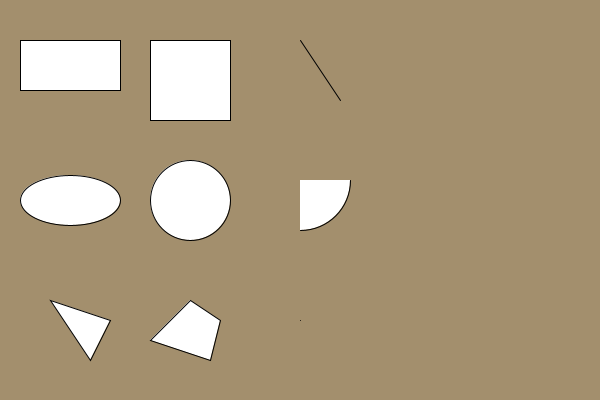
Frame 1 (no input)
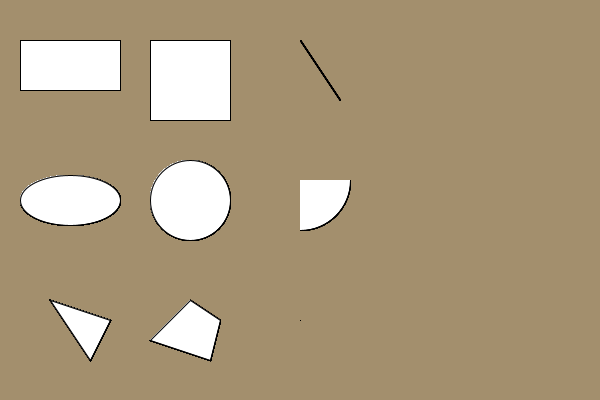
Frame 60 (the mouse pressed at the canvas centre just before this capture)
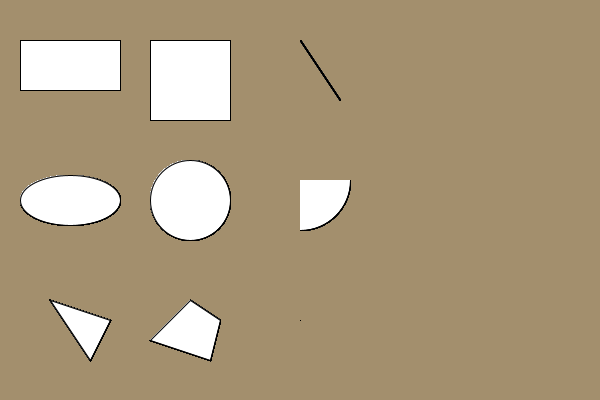
Frame 120 (the mouse held since frame 60 and released just before this capture)

The Processing sketch that drew these frames (run headless with seeded random() and noise(); from frame 60 on, the mouse is pressed at the canvas centre):

// Processing sketch: primitives1
// ── primitives1.pde
void setup() { 
   size(600, 400);
   background(163, 143, 109);
}  

void draw() {
   rect(20, 40, 100, 50);
   rect(150, 40, 80, 80);
   ellipse(70, 200, 100, 50);
   ellipse(190, 200, 80, 80);
   arc(300, 180, 100, 100, radians(0), radians(90));
   triangle(50, 300, 110, 320, 90, 360);
   quad(190, 300, 220, 320, 210, 360, 150, 340);
   line(300, 40, 340, 100);
   point(300, 320);
}
